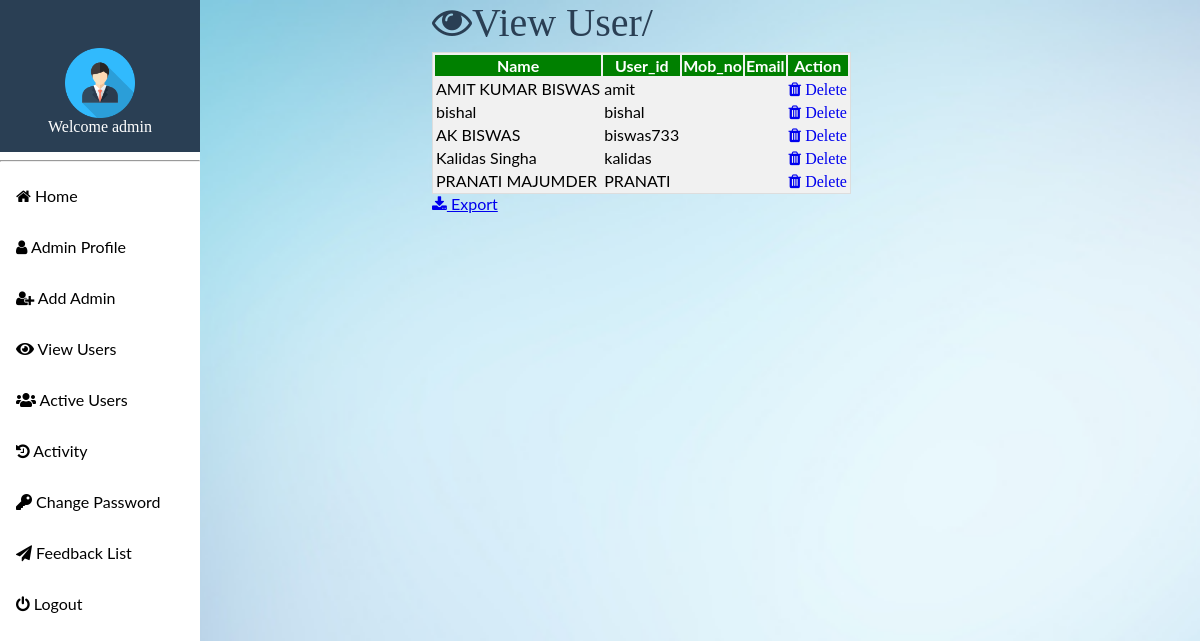
Page /admin/view_user.php (signed in) on the committed database.
### tables this page shows
CREATE TABLE IF NOT EXISTS `user_table` (
  `name` text NOT NULL,
  `email` varchar(30) NOT NULL,
  `password` varchar(10) NOT NULL,
  `mob_no` varchar(50) NOT NULL,
  `ques` varchar(50) NOT NULL,
  `ans` varchar(50) NOT NULL,
  `session` char(255) NOT NULL,
  `date_time` datetime NOT NULL DEFAULT CURRENT_TIMESTAMP
);

### admin/view_user.php (the view, shortened to what this page needs)
<?php
    if (!isset($_SESSION['username'])) {
        echo "<script>alert('Please Login again')</script>";
        echo "<a href='index'>Click Here to Login</a>";
    }
        else {
?>
<html>
<head>
	<link rel='stylesheet' href='https://use.fontawesome.com/releases/v5.7.0/css/all.css'>
<link rel="stylesheet" href="https://cdnjs.cloudflare.com/ajax/libs/font-awesome/4.7.0/css/font-awesome.min.css">
<meta name="viewport" content="width=device-width, initial-scale=1.0"></head>
<body oncontextmenu="return false;">
</head>
<body>
  <div class="sidebar">
  <a class="active" href="#" style="font-family: Cooper Black;">
  <center><img src="image/user.png"  height="7%" width="auto"><br>Welcome <?php echo $_SESSION['username']?></a></center>
  <hr>
  <a href="homepage"><i class="fa fa-home"></i> Home</a>
  <a href="#" id="myBtn"><i class="fa fa-user"></i> Admin Profile</a>
  <a href="add_admin" name="add"><i class="fa fa-user-plus" name="add"></i> Add Admin</a>
  <a href="view_user"><i class="fas fa-eye"></i> View Users</a>
  <a href="active_user2"><i class="fas fa-users"></i> Active Users</a>
  <a href="activity"><i class="fa fa-history"></i> Activity</a>
  <a href="change_pwd"><i class="fas fa-key"></i> Change Password</a>
  <a href="feedback"><i class="fa fa-send"></i> Feedback List</a>
  <a href="logout"><i class="fa fa-power-off"></i> Logout</a>
</div>
<div class="content">
<div class="content">
  <i class="fa fa-eye" style="font-size: 40px;color: #2A3F54;margin-bottom: 10px;margin-left: 0px">View User/</i><br>
<?php
require("conn.php");
$sql="select * from user_table";
$record=mysqli_query($con,$sql);
echo "<table style='border:1px solid #ddd;background-color:#F1F1F1'>";
echo "<tr style='background-color:green;color:white'><th>Name</th><th>User_id</th><th>Mob_no</th><th>Email</th><th>Action</th></tr>";
while($row=mysqli_fetch_array($record))
{
echo "<tr>";
echo "<td>".$row[0]."</td>";
echo "<td>".$row[1]."</td>";
echo "<td>".$row[9]."</td>";
echo "<td>".$row[8]."</td>";
?>
<td><a href="del.php?email=<?php echo $row['email']; ?>" onclick="return confirm('Are you sure to Delete ?');"><i class="fa fa-trash"> Delete</a></td>
<?php
echo "</tr>";
}
echo "</table>";
?>
<a href="export.php"><i class="fa fa-download"></i> Export</a>
</div></div>
<?php
}
?>
</body>
</html>

### admin/view_user.php (style rules this page uses)
body { background-image: url(image/add.jpg); margin: 0; font-family: "Lato", sans-serif; background-repeat:no-repeat; background-size: cover; }
.sidebar { margin: 0; padding: 0; width: 200px; background-color: #FFFFFF; position: fixed; height: 100%; overflow: auto; top: 0; color: white; }
.sidebar a { display: block; color: black; padding: 16px; text-decoration: none; }
.sidebar a.active { background-color: #2A3F54; color: white; }
div.content { margin-left: 200px; padding: 1px 16px; height: 1000px; }

### rows in the picture
user_table: name "AMIT KUMAR BISWAS", email "amit"
user_table: name "bishal", email "bishal"
user_table: name "AK BISWAS", email "biswas733"
user_table: name "Kalidas Singha", email "kalidas"
user_table: name "PRANATI MAJUMDER", email "PRANATI"

### other values in the picture
$_SESSION['username'] "admin"
